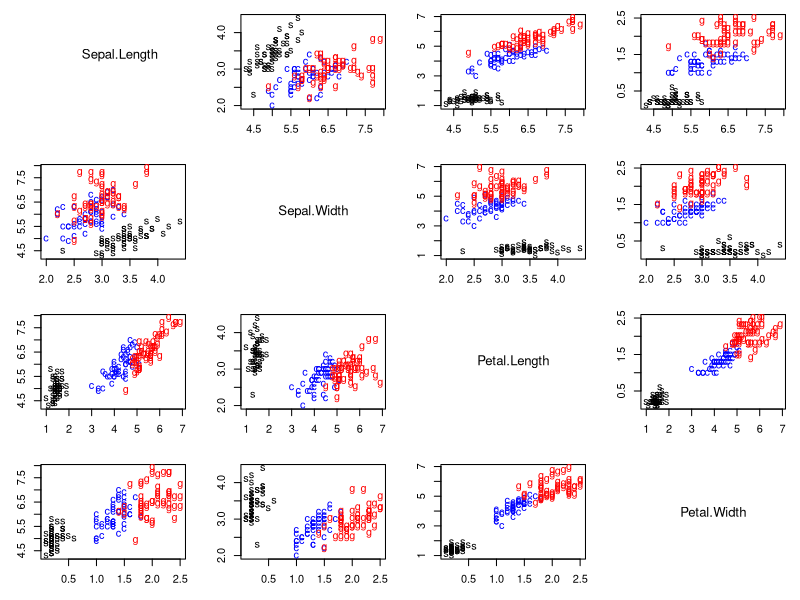
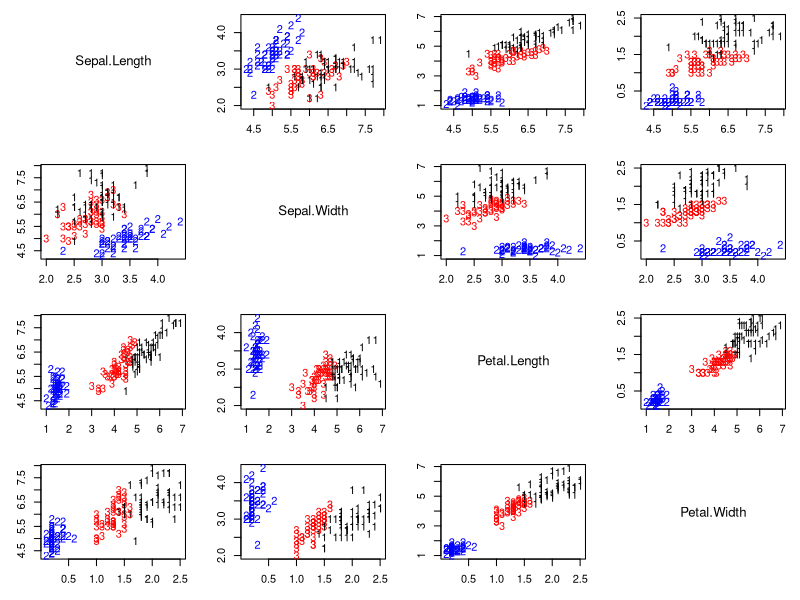
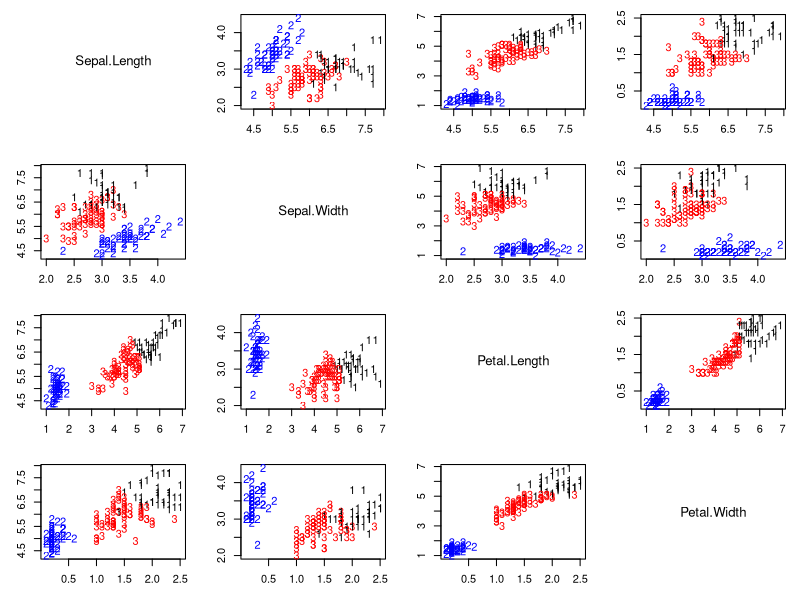

These figures' R source, in order:
## Week 4 EX 1-to-2 : Sample code for density estimation problems
## ------------------------------------------------------------------
## Using mixture models for clustering in the iris dataset
## Compare k-means clustering and a location and scale mixture model with K normals

### Loading data and setting up global variables
rm(list=ls())
library(mclust)
library(mvtnorm)

### Defining a custom function to create pair plots
### This is an alternative to the R function pairs() that allows for 
### more flexibility. In particular, it allows us to use text to label 
### the points
pairs2 = function(x, col="black", pch=16, labels=NULL, names = colnames(x)){
  n = dim(x)[1]
  p = dim(x)[2]
  par(mfrow=c(p,p))
  for(k in 1:p){
    for(l in 1:p){
      if(k!=l){
        par(mar=c(3,3,1,1)+0.1)
        plot(x[,k], x[,l], type="n", xlab="", ylab="")
        if(is.null(labels)){
          points(x[,k], x[,l], pch=pch, col=col)
        }else{
          text(x[,k], x[,l], labels=labels, col=col)
        }
      }else{
        plot(seq(0,5), seq(0,5), type="n", xlab="", ylab="", axes=FALSE)
        text(2.5,2.5,names[k], cex=1.2)
      }
    }
  }
}

## Setup data
data(iris)
x       = as.matrix(iris[,-5])
n       = dim(x)[1]
p       = dim(x)[2]       # Number of features
KK      = 3
epsilon = 0.0000001
par(mfrow=c(1,1))
par(mar=c(4,4,1,1))
colscale = c("black","blue","red")
shortnam  = c("s","c","g")
pairs2(x, col=colscale[iris[,5]], labels=shortnam[as.numeric(iris[,5])])


# Initialize the parameters of the algorithm
set.seed(63252)
numruns = 15
v.sum   = array(0, dim=c(numruns, n, KK))
QQ.sum  = rep(0, numruns)

for(ss in 1:numruns){
  w   = rep(1,KK)/KK  #Assign equal weight to each component to start with
  mu  = rmvnorm(KK, apply(x,2,mean), 3*var(x))   #Cluster centers randomly spread over the support of the data
  Sigma      = array(0, dim=c(KK,p,p))  #Initial variances are assumed to be the same
  Sigma[1,,] = var(x)
  Sigma[2,,] = var(x)
  Sigma[3,,] = var(x)
  
  sw     = FALSE
  QQ     = -Inf
  QQ.out = NULL
  s      = 0
  
  while(!sw){
    ## E step
    v = array(0, dim=c(n,KK))
    for(k in 1:KK){  #Compute the log of the weights
      v[,k] = log(w[k]) + mvtnorm::dmvnorm(x, mu[k,], Sigma[k,,], log=TRUE) 
    }
    for(i in 1:n){
      v[i,] = exp(v[i,] - max(v[i,]))/sum(exp(v[i,] - max(v[i,])))  #Go from logs to actual weights in a numerically stable manner
    }
    
    ## M step
    w = apply(v,2,mean)
    mu = matrix(0, nrow=KK, ncol=p)
    for(k in 1:KK){
      for(i in 1:n){
        mu[k,]    = mu[k,] + v[i,k]*x[i,]
      }
      mu[k,] = mu[k,]/sum(v[,k])
    }
    Sigma = array(0,dim=c(KK, p, p))
    for(k in 1:KK){
      for(i in 1:n){
        Sigma[k,,] = Sigma[k,,] + v[i,k]*(x[i,] - mu[k,])%*%t(x[i,] - mu[k,])
      }
      Sigma[k,,] = Sigma[k,,]/sum(v[,k])
    }
    
    ##Check convergence
    QQn = 0
    for(i in 1:n){
      for(k in 1:KK){
        QQn = QQn + v[i,k]*(log(w[k]) + mvtnorm::dmvnorm(x[i,],mu[k,],Sigma[k,,],log=TRUE))
      }
    }
    if(abs(QQn-QQ)/abs(QQn)<epsilon){
      sw=TRUE
    }
    QQ = QQn
    QQ.out = c(QQ.out, QQ)
    s = s + 1
  }
  
  v.sum[ss,,] = v
  QQ.sum[ss]  = QQ.out[s]
  print(paste("ss =", ss))
}

## Cluster reconstruction under the mixture model
cc = apply(v.sum[which.max(QQ.sum),,], 1 ,which.max)
colscale = c("black","blue","red")
pairs2(x, col=colscale[cc], labels=cc)
ARImle = adjustedRandIndex(cc, as.numeric(iris[,5]))  # Higher values indicate larger agreement

## Cluster reconstruction under the K-means algorithm
irisCluster <- kmeans(x, 3, nstart = numruns)
colscale = c("black","blue","red")
pairs2(x, col=colscale[irisCluster$cluster], labels=irisCluster$cluster)
ARIkmeans = adjustedRandIndex(irisCluster$cluster, as.numeric(iris[,5]))
